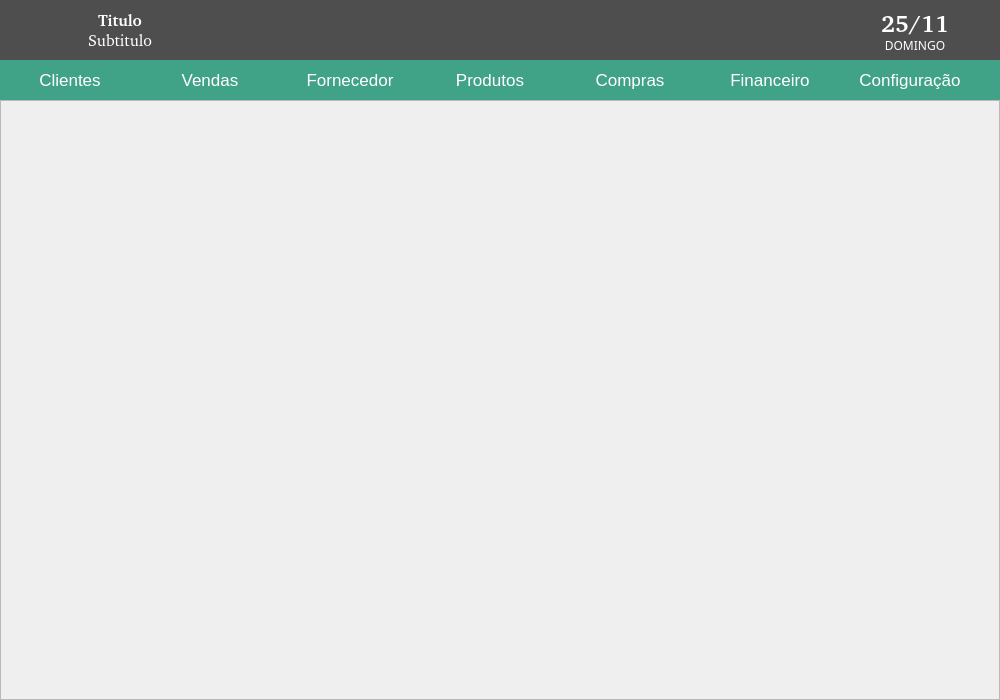
<?xml version="1.0" encoding="UTF-8"?>
<ui version="4.0">
 <class>MainWindow</class>
 <widget class="QMainWindow" name="MainWindow">
  <property name="geometry">
   <rect>
    <x>0</x>
    <y>0</y>
    <width>1000</width>
    <height>700</height>
   </rect>
  </property>
  <property name="sizePolicy">
   <sizepolicy hsizetype="Expanding" vsizetype="Expanding">
    <horstretch>0</horstretch>
    <verstretch>0</verstretch>
   </sizepolicy>
  </property>
  <property name="minimumSize">
   <size>
    <width>900</width>
    <height>700</height>
   </size>
  </property>
  <property name="maximumSize">
   <size>
    <width>1000</width>
    <height>700</height>
   </size>
  </property>
  <property name="font">
   <font>
    <family>Segoe UI</family>
    <weight>50</weight>
    <bold>false</bold>
   </font>
  </property>
  <property name="cursor">
   <cursorShape>ArrowCursor</cursorShape>
  </property>
  <property name="windowTitle">
   <string>Azul e Rosa Personalizados</string>
  </property>
  <property name="styleSheet">
   <string notr="true">QMainWindow {
background: url(&quot;Images/bg.png&quot;) 0 0 no-repeat #0884c2
}
</string>
  </property>
  <widget class="QWidget" name="centralwidget">
   <property name="styleSheet">
    <string notr="true"/>
   </property>
   <widget class="QWidget" name="wd_topo" native="true">
    <property name="geometry">
     <rect>
      <x>0</x>
      <y>0</y>
      <width>1000</width>
      <height>60</height>
     </rect>
    </property>
    <property name="sizePolicy">
     <sizepolicy hsizetype="Expanding" vsizetype="Preferred">
      <horstretch>0</horstretch>
      <verstretch>0</verstretch>
     </sizepolicy>
    </property>
    <property name="styleSheet">
     <string notr="true">background: #4E4E4E</string>
    </property>
    <widget class="QLabel" name="lb_Data">
     <property name="geometry">
      <rect>
       <x>880</x>
       <y>10</y>
       <width>70</width>
       <height>25</height>
      </rect>
     </property>
     <property name="font">
      <font>
       <family>Arial [Mono]</family>
       <pointsize>18</pointsize>
       <weight>75</weight>
       <bold>true</bold>
      </font>
     </property>
     <property name="styleSheet">
      <string notr="true">color: #fff</string>
     </property>
     <property name="text">
      <string>25/11</string>
     </property>
     <property name="alignment">
      <set>Qt::AlignCenter</set>
     </property>
    </widget>
    <widget class="QLabel" name="lb_DiaSemana">
     <property name="geometry">
      <rect>
       <x>880</x>
       <y>35</y>
       <width>70</width>
       <height>20</height>
      </rect>
     </property>
     <property name="font">
      <font>
       <family>Sans Serif</family>
       <pointsize>9</pointsize>
      </font>
     </property>
     <property name="styleSheet">
      <string notr="true">color: #fff</string>
     </property>
     <property name="text">
      <string>DOMINGO</string>
     </property>
     <property name="alignment">
      <set>Qt::AlignCenter</set>
     </property>
    </widget>
    <widget class="QPushButton" name="bt_Home">
     <property name="geometry">
      <rect>
       <x>5</x>
       <y>5</y>
       <width>50</width>
       <height>50</height>
      </rect>
     </property>
     <property name="cursor">
      <cursorShape>PointingHandCursor</cursorShape>
     </property>
     <property name="focusPolicy">
      <enum>Qt::NoFocus</enum>
     </property>
     <property name="toolTip">
      <string>Tela Inicial</string>
     </property>
     <property name="text">
      <string/>
     </property>
     <property name="icon">
      <iconset>
       <normaloff>../../RSP/Images/home.png</normaloff>../../RSP/Images/home.png</iconset>
     </property>
     <property name="iconSize">
      <size>
       <width>50</width>
       <height>35</height>
      </size>
     </property>
     <property name="flat">
      <bool>true</bool>
     </property>
    </widget>
    <widget class="QLabel" name="lb_NomeFantasia">
     <property name="geometry">
      <rect>
       <x>60</x>
       <y>10</y>
       <width>120</width>
       <height>20</height>
      </rect>
     </property>
     <property name="font">
      <font>
       <family>Arial [Mono]</family>
       <pointsize>12</pointsize>
       <weight>75</weight>
       <bold>true</bold>
      </font>
     </property>
     <property name="styleSheet">
      <string notr="true">color: #FFF</string>
     </property>
     <property name="text">
      <string>Titulo</string>
     </property>
     <property name="alignment">
      <set>Qt::AlignCenter</set>
     </property>
    </widget>
    <widget class="QLabel" name="lb_NomeFantasia2">
     <property name="geometry">
      <rect>
       <x>60</x>
       <y>30</y>
       <width>120</width>
       <height>20</height>
      </rect>
     </property>
     <property name="font">
      <font>
       <family>Arial [Mono]</family>
       <pointsize>12</pointsize>
      </font>
     </property>
     <property name="styleSheet">
      <string notr="true">color: #FFF</string>
     </property>
     <property name="text">
      <string>Subtitulo</string>
     </property>
     <property name="alignment">
      <set>Qt::AlignCenter</set>
     </property>
    </widget>
    <widget class="QPushButton" name="bt_Exit">
     <property name="geometry">
      <rect>
       <x>950</x>
       <y>5</y>
       <width>50</width>
       <height>50</height>
      </rect>
     </property>
     <property name="cursor">
      <cursorShape>PointingHandCursor</cursorShape>
     </property>
     <property name="focusPolicy">
      <enum>Qt::NoFocus</enum>
     </property>
     <property name="toolTip">
      <string>Sair</string>
     </property>
     <property name="whatsThis">
      <string/>
     </property>
     <property name="text">
      <string/>
     </property>
     <property name="icon">
      <iconset>
       <normaloff>../../RSP/Images/exit.png</normaloff>../../RSP/Images/exit.png</iconset>
     </property>
     <property name="iconSize">
      <size>
       <width>50</width>
       <height>35</height>
      </size>
     </property>
     <property name="flat">
      <bool>true</bool>
     </property>
    </widget>
   </widget>
   <widget class="QWidget" name="wd_menu" native="true">
    <property name="geometry">
     <rect>
      <x>0</x>
      <y>60</y>
      <width>1000</width>
      <height>40</height>
     </rect>
    </property>
    <property name="styleSheet">
     <string notr="true">background: #40a286</string>
    </property>
    <widget class="QPushButton" name="bt_MainProdutos">
     <property name="geometry">
      <rect>
       <x>420</x>
       <y>0</y>
       <width>140</width>
       <height>40</height>
      </rect>
     </property>
     <property name="font">
      <font>
       <family>Segoe UI</family>
       <pointsize>13</pointsize>
      </font>
     </property>
     <property name="cursor">
      <cursorShape>PointingHandCursor</cursorShape>
     </property>
     <property name="focusPolicy">
      <enum>Qt::NoFocus</enum>
     </property>
     <property name="toolTip">
      <string>&lt;html&gt;&lt;head/&gt;&lt;body&gt;&lt;p&gt;Produtos&lt;/p&gt;&lt;/body&gt;&lt;/html&gt;</string>
     </property>
     <property name="whatsThis">
      <string>&lt;html&gt;&lt;head/&gt;&lt;body&gt;&lt;p&gt;&lt;br/&gt;&lt;/p&gt;&lt;/body&gt;&lt;/html&gt;</string>
     </property>
     <property name="autoFillBackground">
      <bool>false</bool>
     </property>
     <property name="styleSheet">
      <string notr="true">QPushButton{
background: 40A286 ;
border: none;
color: #FFF
}
QPushButton:hover {
background: #7AB32E
}
QPushButton:disabled {
background: #7AB32E
}</string>
     </property>
     <property name="text">
      <string>Produtos</string>
     </property>
     <property name="iconSize">
      <size>
       <width>25</width>
       <height>25</height>
      </size>
     </property>
     <property name="shortcut">
      <string>F2</string>
     </property>
     <property name="flat">
      <bool>true</bool>
     </property>
    </widget>
    <widget class="QPushButton" name="bt_Vendas">
     <property name="geometry">
      <rect>
       <x>140</x>
       <y>0</y>
       <width>140</width>
       <height>40</height>
      </rect>
     </property>
     <property name="font">
      <font>
       <family>Segoe UI</family>
       <pointsize>13</pointsize>
      </font>
     </property>
     <property name="cursor">
      <cursorShape>PointingHandCursor</cursorShape>
     </property>
     <property name="focusPolicy">
      <enum>Qt::NoFocus</enum>
     </property>
     <property name="autoFillBackground">
      <bool>false</bool>
     </property>
     <property name="styleSheet">
      <string notr="true">QPushButton{
background: 40A286 ;
border: none;
color: #FFF
}
QPushButton:hover {
background: #7AB32E
}
QPushButton:disabled {
background: #7AB32E
}</string>
     </property>
     <property name="text">
      <string>Vendas</string>
     </property>
     <property name="iconSize">
      <size>
       <width>25</width>
       <height>25</height>
      </size>
     </property>
     <property name="shortcut">
      <string>F3</string>
     </property>
     <property name="flat">
      <bool>true</bool>
     </property>
    </widget>
    <widget class="QPushButton" name="bt_Compras">
     <property name="geometry">
      <rect>
       <x>560</x>
       <y>0</y>
       <width>140</width>
       <height>40</height>
      </rect>
     </property>
     <property name="font">
      <font>
       <family>Segoe UI</family>
       <pointsize>13</pointsize>
      </font>
     </property>
     <property name="cursor">
      <cursorShape>PointingHandCursor</cursorShape>
     </property>
     <property name="focusPolicy">
      <enum>Qt::NoFocus</enum>
     </property>
     <property name="autoFillBackground">
      <bool>false</bool>
     </property>
     <property name="styleSheet">
      <string notr="true">QPushButton{
background: 40A286 ;
border: none;
color: #FFF
}
QPushButton:hover {
background: #7AB32E
}
QPushButton:disabled {
background: #7AB32E
}</string>
     </property>
     <property name="text">
      <string>Compras</string>
     </property>
     <property name="iconSize">
      <size>
       <width>25</width>
       <height>25</height>
      </size>
     </property>
     <property name="shortcut">
      <string>F7</string>
     </property>
     <property name="flat">
      <bool>true</bool>
     </property>
    </widget>
    <widget class="QPushButton" name="bt_Financeiro">
     <property name="geometry">
      <rect>
       <x>700</x>
       <y>0</y>
       <width>140</width>
       <height>40</height>
      </rect>
     </property>
     <property name="font">
      <font>
       <family>Segoe UI</family>
       <pointsize>13</pointsize>
      </font>
     </property>
     <property name="cursor">
      <cursorShape>PointingHandCursor</cursorShape>
     </property>
     <property name="focusPolicy">
      <enum>Qt::NoFocus</enum>
     </property>
     <property name="autoFillBackground">
      <bool>false</bool>
     </property>
     <property name="styleSheet">
      <string notr="true">QPushButton{
background: 40A286 ;
border: none;
color: #FFF
}
QPushButton:hover {
background: #7AB32E
}
QPushButton:disabled {
background: #7AB32E
}</string>
     </property>
     <property name="text">
      <string>Financeiro</string>
     </property>
     <property name="iconSize">
      <size>
       <width>25</width>
       <height>25</height>
      </size>
     </property>
     <property name="shortcut">
      <string>F5</string>
     </property>
     <property name="flat">
      <bool>true</bool>
     </property>
    </widget>
    <widget class="QPushButton" name="bt_Conf">
     <property name="geometry">
      <rect>
       <x>840</x>
       <y>0</y>
       <width>140</width>
       <height>40</height>
      </rect>
     </property>
     <property name="font">
      <font>
       <family>Segoe UI</family>
       <pointsize>13</pointsize>
      </font>
     </property>
     <property name="cursor">
      <cursorShape>PointingHandCursor</cursorShape>
     </property>
     <property name="focusPolicy">
      <enum>Qt::NoFocus</enum>
     </property>
     <property name="autoFillBackground">
      <bool>false</bool>
     </property>
     <property name="styleSheet">
      <string notr="true">QPushButton{
background: 40A286 ;
border: none;
color: #FFF
}
QPushButton:hover {
background: #7AB32E
}
QPushButton:disabled {
background: #7AB32E
}</string>
     </property>
     <property name="text">
      <string>Configuração</string>
     </property>
     <property name="iconSize">
      <size>
       <width>25</width>
       <height>25</height>
      </size>
     </property>
     <property name="shortcut">
      <string>F6</string>
     </property>
     <property name="flat">
      <bool>true</bool>
     </property>
    </widget>
    <widget class="QPushButton" name="bt_Clientes">
     <property name="geometry">
      <rect>
       <x>0</x>
       <y>0</y>
       <width>140</width>
       <height>40</height>
      </rect>
     </property>
     <property name="font">
      <font>
       <family>Segoe UI</family>
       <pointsize>13</pointsize>
      </font>
     </property>
     <property name="cursor">
      <cursorShape>PointingHandCursor</cursorShape>
     </property>
     <property name="focusPolicy">
      <enum>Qt::NoFocus</enum>
     </property>
     <property name="autoFillBackground">
      <bool>false</bool>
     </property>
     <property name="styleSheet">
      <string notr="true">QPushButton{
background: 40A286 ;
border: none;
color: #FFF
}
QPushButton:hover {
background: #7AB32E
}
QPushButton:disabled {
background: #7AB32E
}
QPushButton::menu-indicator {
     image: url('down.png');
     subcontrol-origin: padding;
     subcontrol-position: bottom right;
 }</string>
     </property>
     <property name="text">
      <string>Clientes</string>
     </property>
     <property name="icon">
      <iconset>
       <normaloff>../../RSP/Images/icon/tag-new.png</normaloff>../../RSP/Images/icon/tag-new.png</iconset>
     </property>
     <property name="iconSize">
      <size>
       <width>25</width>
       <height>25</height>
      </size>
     </property>
     <property name="shortcut">
      <string>F7</string>
     </property>
     <property name="flat">
      <bool>true</bool>
     </property>
    </widget>
    <widget class="QPushButton" name="bt_Fornecedor">
     <property name="geometry">
      <rect>
       <x>280</x>
       <y>0</y>
       <width>140</width>
       <height>40</height>
      </rect>
     </property>
     <property name="font">
      <font>
       <family>Segoe UI</family>
       <pointsize>13</pointsize>
      </font>
     </property>
     <property name="cursor">
      <cursorShape>PointingHandCursor</cursorShape>
     </property>
     <property name="focusPolicy">
      <enum>Qt::NoFocus</enum>
     </property>
     <property name="autoFillBackground">
      <bool>false</bool>
     </property>
     <property name="styleSheet">
      <string notr="true">QPushButton{
background: 40A286 ;
border: none;
color: #FFF
}
QPushButton:hover {
background: #7AB32E
}
QPushButton:disabled {
background: #7AB32E
}</string>
     </property>
     <property name="text">
      <string>Fornecedor</string>
     </property>
     <property name="iconSize">
      <size>
       <width>25</width>
       <height>25</height>
      </size>
     </property>
     <property name="shortcut">
      <string>F6</string>
     </property>
     <property name="flat">
      <bool>true</bool>
     </property>
    </widget>
   </widget>
   <widget class="QFrame" name="ct_conteudo">
    <property name="geometry">
     <rect>
      <x>0</x>
      <y>100</y>
      <width>1000</width>
      <height>600</height>
     </rect>
    </property>
    <property name="frameShape">
     <enum>QFrame::StyledPanel</enum>
    </property>
    <property name="frameShadow">
     <enum>QFrame::Raised</enum>
    </property>
   </widget>
  </widget>
 </widget>
 <resources/>
 <connections>
  <connection>
   <sender>bt_Exit</sender>
   <signal>clicked()</signal>
   <receiver>MainWindow</receiver>
   <slot>close()</slot>
   <hints>
    <hint type="sourcelabel">
     <x>874</x>
     <y>29</y>
    </hint>
    <hint type="destinationlabel">
     <x>449</x>
     <y>349</y>
    </hint>
   </hints>
  </connection>
 </connections>
</ui>
